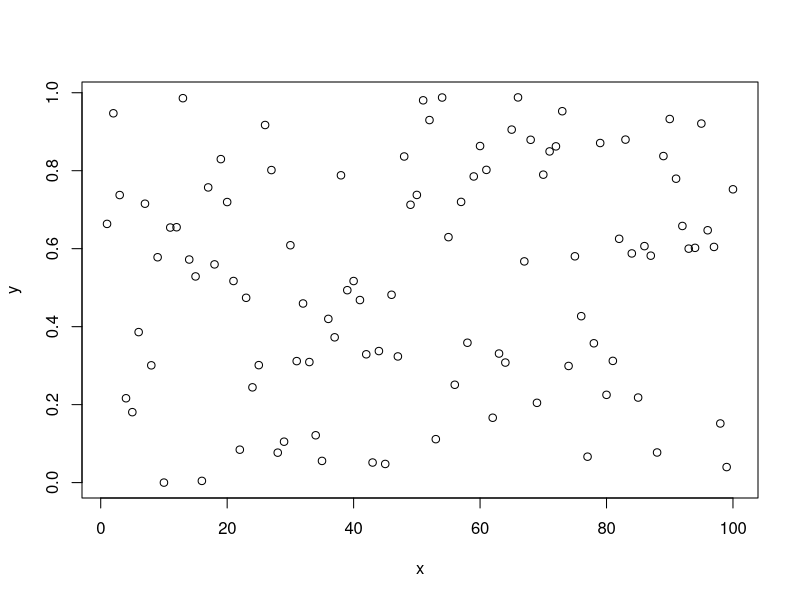
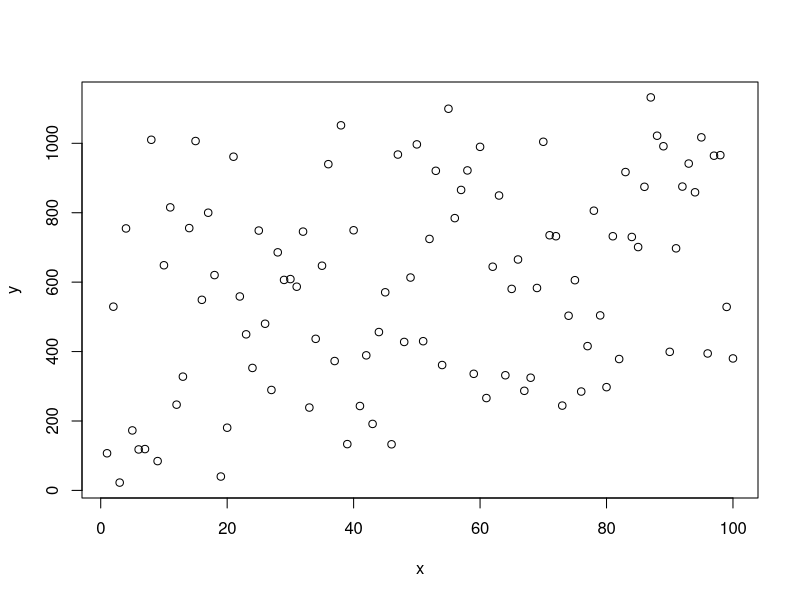

These figures' R source, in order: (Note: this script raises an error after producing the figures.)
# Exemplo de regressão linear
x <- 1:100
y <- runif(100)

plot(x, y)

summary(lm(y ~x))

y <- x * 2 - 3 + 1000*runif(100)
plot(x, y)

reg <- summary(lm(y ~ x))

## calcular decendio
decendio <- function(d) {
  mes <- lubridate::month(d)
  dia <- lubridate::day(d)
  
  dec_n <- ifelse(dia <= 10, 1, 
                  ifelse(dia <= 20, 2, 3))
  
  dec <- (mes - 1)*3 + dec_n
  return(dec)
}


# como agregar dados
mensal <- aggregate(estacao_gpm[2:3],
                    by = list(mes = strftime(estacao_gpm$data, '%Y-%m')), FUN = sum)

decendial <- aggregate(estacao_gpm[2:3],
                       by = list(dec = decendio(estacao_gpm$data),
                              ano = strftime(estacao_gpm$data, '%Y')),
                       FUN = sum)

# gerando alguns gráficos
plot(decendial$prec_estacao, t = 'l')
plot(decendial$prec_estacao, t = 'b')
lines(decendial$prec_gpm, col = 'red', t = 'b')

# graf. de dispersão
plot(decendial$prec_estacao, decendial$prec_gpm)
points(estacao_gpm$prec_estacao, estacao_gpm$prec_gpm, col = 'red')
points(mensal$prec_estacao, mensal$prec_gpm, col = 'blue')

